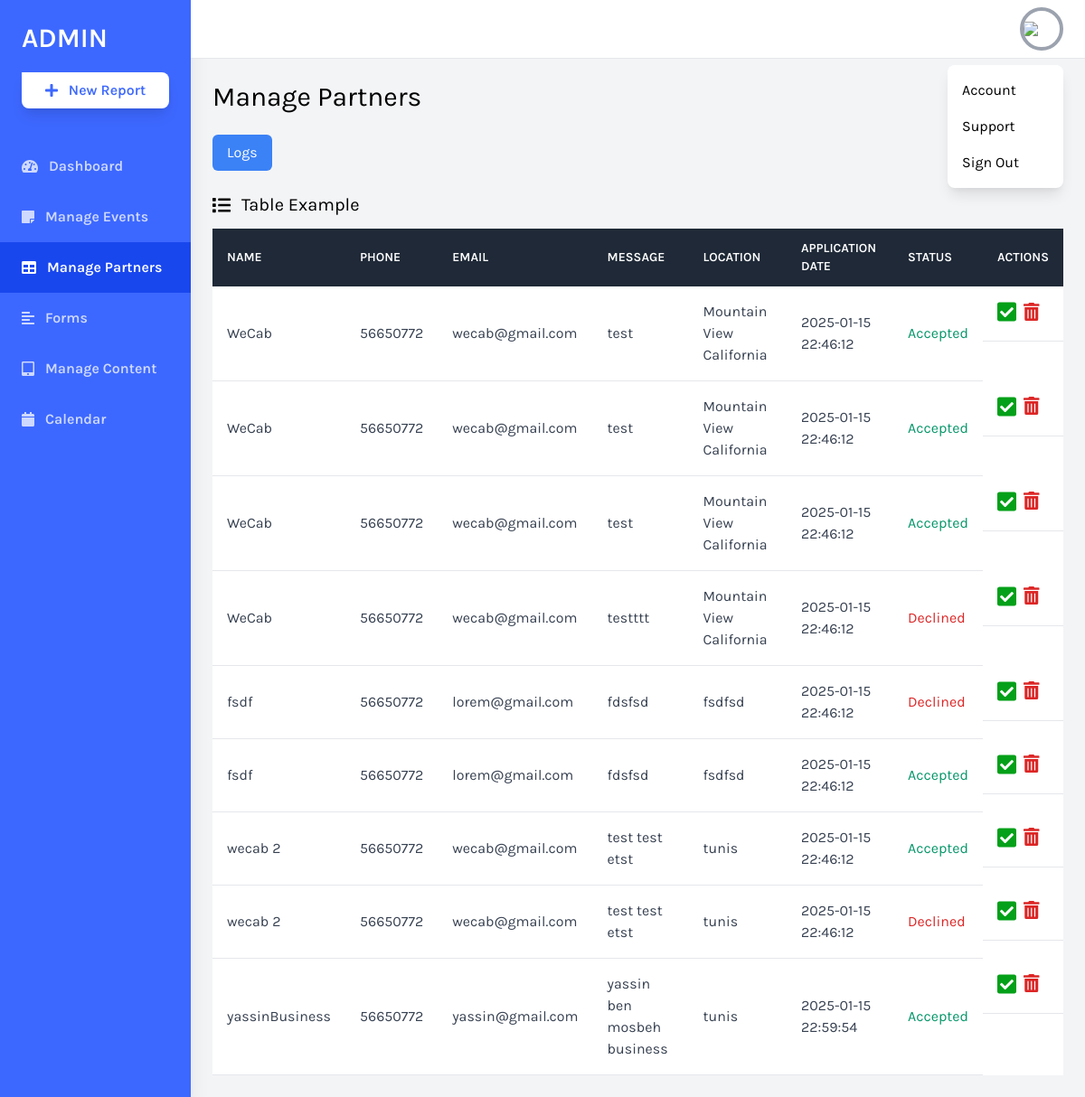
The page /daskboard/partners.php (signed in) on the database its author committed.
### tables this page shows
CREATE TABLE `partenaires` (
  `IDpartenaire` int(11) NOT NULL,
  `iduser` int(11) NOT NULL,
  `nom` varchar(20) NOT NULL,
  `email` varchar(30) NOT NULL,
  `businessName` varchar(100) NOT NULL,
  `location` varchar(30) NOT NULL,
  `tel` varchar(30) NOT NULL,
  `statue` enum('P','A','D') NOT NULL DEFAULT 'P',
  `dateapplication` timestamp NOT NULL DEFAULT current_timestamp() ON UPDATE current_timestamp(),
  `message` text NOT NULL
);

### daskboard/partners.php (the view, shortened to what this page needs)
<?php
include "conn.php";
$req = "select * from partenaires";
$res = mysqli_query($conn, $req);
if(isset($_SESSION['Nom']) && isset($_SESSION['id'])){
?>
<!DOCTYPE html>
<html lang="en">
<head>
    <link href="https://cdnjs.cloudflare.com/ajax/libs/tailwindcss/2.2.19/tailwind.min.css" rel="stylesheet">
</head>
<body class="bg-gray-100 font-family-karla flex">
    <aside class="relative bg-sidebar h-screen w-64 hidden sm:block shadow-xl">
        <div class="p-6">
            <a href="index.php" class="text-white text-3xl font-semibold uppercase hover:text-gray-300">Admin</a>
            <button
                class="w-full bg-white cta-btn font-semibold py-2 mt-5 rounded-br-lg rounded-bl-lg rounded-tr-lg shadow-lg hover:shadow-xl hover:bg-gray-300 flex items-center justify-center">
                <i class="fas fa-plus mr-3"></i> New Report
            </button>
        </div>
        <nav class="text-white text-base font-semibold pt-3">
            <a href="index.php" class="flex items-center text-white opacity-75 hover:opacity-100 py-4 pl-6 nav-item">
                <i class="fas fa-tachometer-alt mr-3"></i>
                Dashboard
            </a>
            <a href="events.php" class="flex items-center text-white opacity-75 hover:opacity-100 py-4 pl-6 nav-item">
                <i class="fas fa-sticky-note mr-3"></i>
                Manage Events
            </a>
            <a href="partners.php" class="flex items-center active-nav-link text-white py-4 pl-6 nav-item">
                <i class="fas fa-table mr-3"></i>
                Manage Partners
            </a>
            <a href="forms.html" class="flex items-center text-white opacity-75 hover:opacity-100 py-4 pl-6 nav-item">
                <i class="fas fa-align-left mr-3"></i>
                Forms
            </a>
            <a href="tabs.php" class="flex items-center text-white opacity-75 hover:opacity-100 py-4 pl-6 nav-item">
                <i class="fas fa-tablet-alt mr-3"></i>
                Manage Content
            </a>
            <a href="calendar.php"
                class="flex items-center text-white opacity-75 hover:opacity-100 py-4 pl-6 nav-item">
                <i class="fas fa-calendar mr-3"></i>
                Calendar
            </a>
        </nav>
    </aside>
    <div class="relative w-full flex flex-col h-screen overflow-y-hidden">
        <header class="w-full items-center bg-white py-2 px-6 hidden sm:flex">
            <div x-data="{ isOpen: false }" class="relative w-1/2 flex justify-end">
                <button @click="isOpen = !isOpen"
                    class="realtive z-10 w-12 h-12 rounded-full overflow-hidden border-4 border-gray-400 hover:border-gray-300 focus:border-gray-300 focus:outline-none">
                    <img src="https://source.unsplash.com/uJ8LNVCBjFQ/400x400">
                </button>
                <button x-show="isOpen" @click="isOpen = false"
                    class="h-full w-full fixed inset-0 cursor-default"></button>
                <div x-show="isOpen" class="absolute w-32 bg-white rounded-lg shadow-lg py-2 mt-16">
                    <a href="#" class="block px-4 py-2 account-link hover:text-white">Account</a>
                    <a href="#" class="block px-4 py-2 account-link hover:text-white">Support</a>
                    <a href="logout.php" class="block px-4 py-2 account-link hover:text-white">Sign Out</a>
                </div>
            </div>
        </header>
        <div class="w-full h-screen overflow-x-hidden border-t flex flex-col">
            <main class="w-full flex-grow p-6">
                <h1 class="text-3xl text-black pb-6">Manage Partners</h1>
               <a href="partnerLog.php">
                <button type="button"
                    class="px-4 py-2 bg-blue-500 text-white rounded-md hover:bg-blue-600 focus:outline-none">
                     Logs
                </button>
            </a>
                <div class="w-full mt-6">
                    <p class="text-xl pb-3 flex items-center">
                        <i class="fas fa-list mr-3"></i> Table Example
                    </p>
                    <div class="bg-white overflow-auto">
                        <table class="min-w-full bg-white">
                            <thead class="bg-gray-800 text-white">
                                <tr>
                                    <th class="text-left py-3 px-4 uppercase font-semibold text-sm">Name</th>
                                    <th class="text-left py-3 px-4 uppercase font-semibold text-sm">Phone</th>
                                    <th class="text-left py-3 px-4 uppercase font-semibold text-sm">Email</th>
                                    <th class="text-left py-3 px-4 uppercase font-semibold text-sm">Message</th>
                                    <th class="text-left py-3 px-4 uppercase font-semibold text-sm">Location</th>
                                    <th class="text-left py-3 px-4 uppercase font-semibold text-sm">Application date</th>
                                    <th class="text-left py-3 px-4 uppercase font-semibold text-sm">Status</th>
                                    <th class="text-left py-3 px-4 uppercase font-semibold text-sm">Actions</th>
                                </tr>
                            </thead>
                            <tbody class="text-gray-700">
                            <tr>
                            <?php
                                    if(mysqli_num_rows($res)) {
                                        while($row = mysqli_fetch_assoc($res)) {
                                            echo "<td class='py-4 px-4 border-b border-grey-light'>" .$row['businessName'] ."</td>";
                                            echo "<td class='py-4 px-4 border-b border-grey-light'>" .$row['tel'] ."</td>";
                                            echo "<td class='py-4 px-4 border-b border-grey-light'>" .$row['email'] ."</td>";
                                            echo "<td class='py-4 px-4 border-b border-grey-light'>" .$row['message'] ."</td>";
                                            echo "<td class='py-4 px-4 border-b border-grey-light'>" .$row['location'] ."</td>";
                                            echo "<td class='py-4 px-4 border-b border-grey-light'>" .$row['dateapplication'] ."</td>";
                                            if($row['statue'] =="P") {
                                                echo "<td class='py-4 px-4 border-b border-grey-light text-yellow-500'>Pending</td>";
                                            } else if($row['statue'] =="A") {
                                                echo "<td class='py-4 px-4 border-b border-grey-light text-green-600'>Accepted</td>";
                                            } else if($row['statue'] =="D") {
                                                echo "<td class='py-4 px-4 border-b border-grey-light text-red-600'>Declined</td>";
                                            }
                                            echo "<td class='py-4 px-4 border-b border-grey-light flex items-center '>
                                      <a href='partnersAccept.php?IDpartenaire=".$row['IDpartenaire']."'>
                                            <i class='fas fa-check-square text-2xl'
                                                style='color: rgb(4, 160, 25);'></i></a>
                                        <a href='partnersReject.php?IDpartenaire=".$row['IDpartenaire']."'>
                                            <i class='fas fa-trash-alt text-xl text-red-600 ml-2'
                                                aria-hidden='true'></i></a>
                                    </td>
                                </tr>";
                                        }
                                    }
                                    ?>
                            </tbody>
                        </table>
                    </div>
                </div>
            </main>
        </div>
    </div>
</body>
</html>
<?php
}else{
    header("location: login.html");
}
?>

### daskboard/partners.php (style rules this page uses)
.font-family-karla { font-family: karla; }
.bg-sidebar { background: #3d68ff; }
.cta-btn { color: #3d68ff; }
.active-nav-link { background: #1947ee; }

### rows shown on the page
partenaires: businessName "WeCab", tel "56650772", email "wecab@gmail.com", message "test", location "Mountain View California", dateapplication "2025-01-15 22:46:12", statue "Accepted"
partenaires: businessName "WeCab", tel "56650772", email "wecab@gmail.com", message "test", location "Mountain View California", dateapplication "2025-01-15 22:46:12", statue "Accepted"
partenaires: businessName "WeCab", tel "56650772", email "wecab@gmail.com", message "test", location "Mountain View California", dateapplication "2025-01-15 22:46:12", statue "Accepted"
partenaires: businessName "WeCab", tel "56650772", email "wecab@gmail.com", message "testttt", location "Mountain View California", dateapplication "2025-01-15 22:46:12", statue "Declined"
partenaires: businessName "fsdf", tel "56650772", email "lorem@gmail.com", message "fdsfsd", location "fsdfsd", dateapplication "2025-01-15 22:46:12", statue "Declined"
partenaires: businessName "fsdf", tel "56650772", email "lorem@gmail.com", message "fdsfsd", location "fsdfsd", dateapplication "2025-01-15 22:46:12", statue "Accepted"
partenaires: businessName "wecab 2", tel "56650772", email "wecab@gmail.com", message "test test etst", location "tunis", dateapplication "2025-01-15 22:46:12", statue "Accepted"
partenaires: businessName "wecab 2", tel "56650772", email "wecab@gmail.com", message "test test etst", location "tunis", dateapplication "2025-01-15 22:46:12", statue "Declined"
partenaires: businessName "yassinBusiness", tel "56650772", email "yassin@gmail.com", message "yassin ben mosbeh business", location "tunis", dateapplication "2025-01-15 22:59:54", statue "Accepted"
